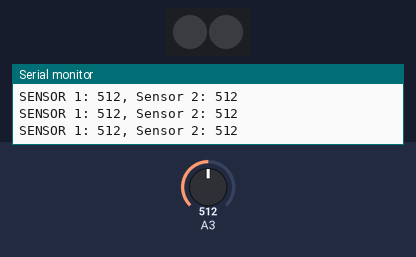
This sketch was run on a simulated Arduino Uno, built with avr-gcc and run on an emulated ATmega328P. On the bench: 2 RGB LEDs in strip order, left to right, the last lines printed to the serial monitor. Inputs (shaded band) come from the test bench; at power-on: A3 = 512.

Above: at 0.15 s.
At 0.84 s:
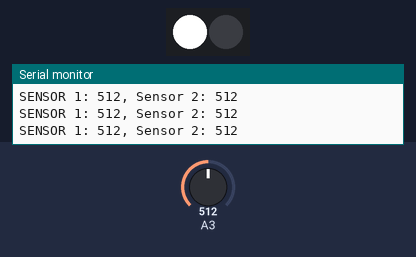
At 1.2 s:
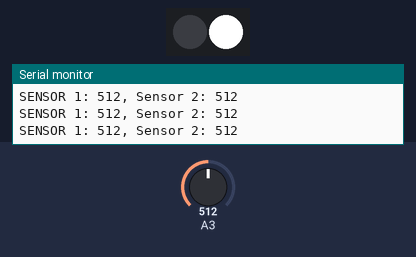
1.3 s: A3 set to 982
4.3 s: A3 set to 1011
Timing chart, 0 to 13.3 s (numbered marks = the images above; inputs shaded):
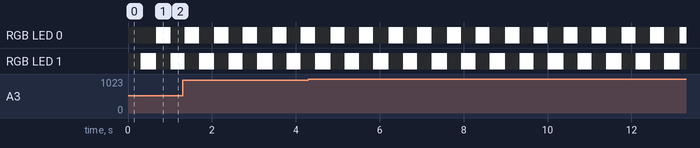

The sketch:

cap-sense-shiftreg.ino
```cpp
#include <FastLED.h>
#define NUM_LEDS 2
CRGB leds[NUM_LEDS];

void setup() {
  Serial.begin(115200);
  FastLED.addLeds<WS2811, 6>(leds, NUM_LEDS);
  // pinMode(A3, INPUT);
}

void loop() {
  // Serial.println("black");
  // leds[0] = CRGB::Black; leds[1] = CRGB::Black; FastLED.show();
  // delay(10000);
  // Serial.println("white");

  // leds[0] = CRGB::White; leds[1] = CRGB::White; FastLED.show();
  // delay(10000);

  // leds[0] = CRGB::Black; leds[1] = CRGB::Black; FastLED.show(); delay(1000);
  // leds[0] = CRGB::Black; FastLED.show(); delay(500);
  doRead();

  delay(10);
}

void doRead() {
  delay(10);
  leds[0] = CRGB::White; leds[1] = CRGB::Black; FastLED.show();
  delay(10);
  Serial.print("SENSOR 1: ");
  Serial.print(analogRead(A3));

  delay(10);
  leds[0] = CRGB::Black; leds[1] = CRGB::White; FastLED.show();
  delay(10);
  Serial.print(", Sensor 2: ");
  Serial.println(analogRead(A3));

}
```
